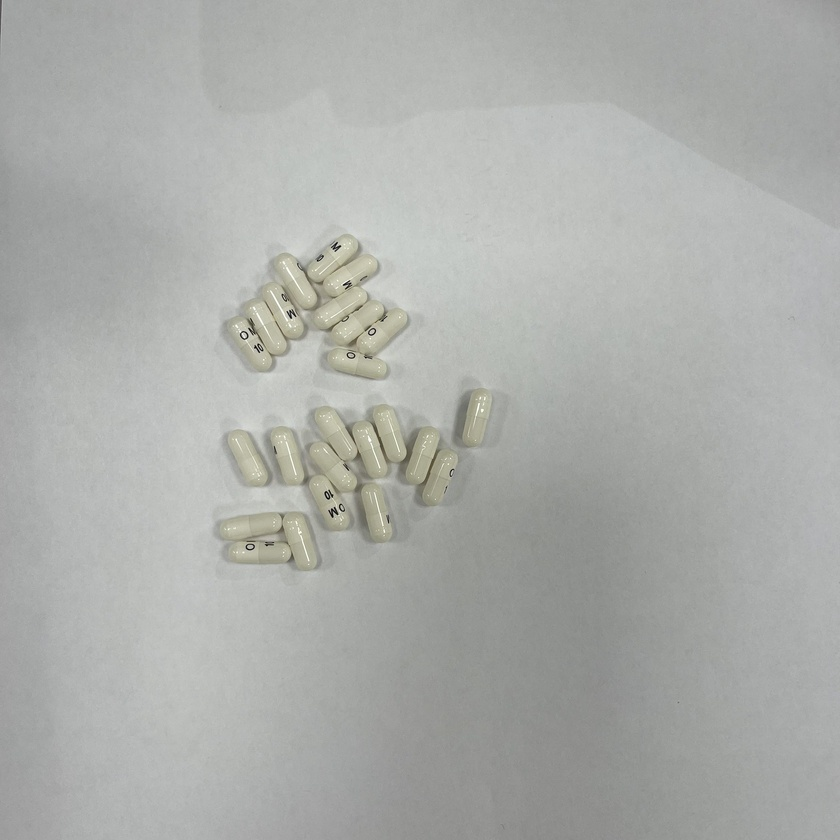
#> input picture dataset/pill19.jpg, 840 x 840 px, shrunk from 3024 x 3024 before the run, found by its file name
$ python edge_detection.py
#> lines starting #> are read from the running program, lines starting #| are printed output that depends on the picture; after the words box and inside, x2 and y2 are one past the last pixel; in counts of white or black regions, pixels touching at a corner belong together
import cv2
import numpy as np

import math
import matplotlib.pyplot as plt


def get_contours(img, img_copy):
    contours, hierarchy = cv2.findContours(img, cv2.RETR_EXTERNAL, cv2.CHAIN_APPROX_NONE)
    count = 0
    for cnt in contours:
        area = cv2.contourArea(cnt)

        if area > 1000:
            count += 1
            cv2.drawContours(img_copy, cnt, -1, (255, 0, 255), 3)
            peri = cv2.arcLength(cnt, True)  # True: contour is closed
            approx = cv2.approxPolyDP(cnt, 0.01 * peri, True)  # approx shape, gives points
            x, y, w, h = cv2.boundingRect(approx)
            cv2.rectangle(img_copy, (x, y), (x + w, y + h), (0, 255, 0), 3)

    cv2.putText(img_copy, f"Objects: {count}", (10, 30), cv2.FONT_HERSHEY_SIMPLEX, 1, (0, 0, 255), 2)
    cv2.imshow("contour detection", img_copy)
    cv2.waitKey(0)
    cv2.destroyAllWindows()


image = cv2.imread('datasets/pill19.jpg')
#> image is the input picture: shape (840, 840, 3); mean B, G, R 170.5, 173.7, 171.9

gray = cv2.cvtColor(image, cv2.COLOR_BGR2GRAY)

blurred = cv2.GaussianBlur(gray, (7, 7), 0)

canny = cv2.Canny(blurred, 5, 80)
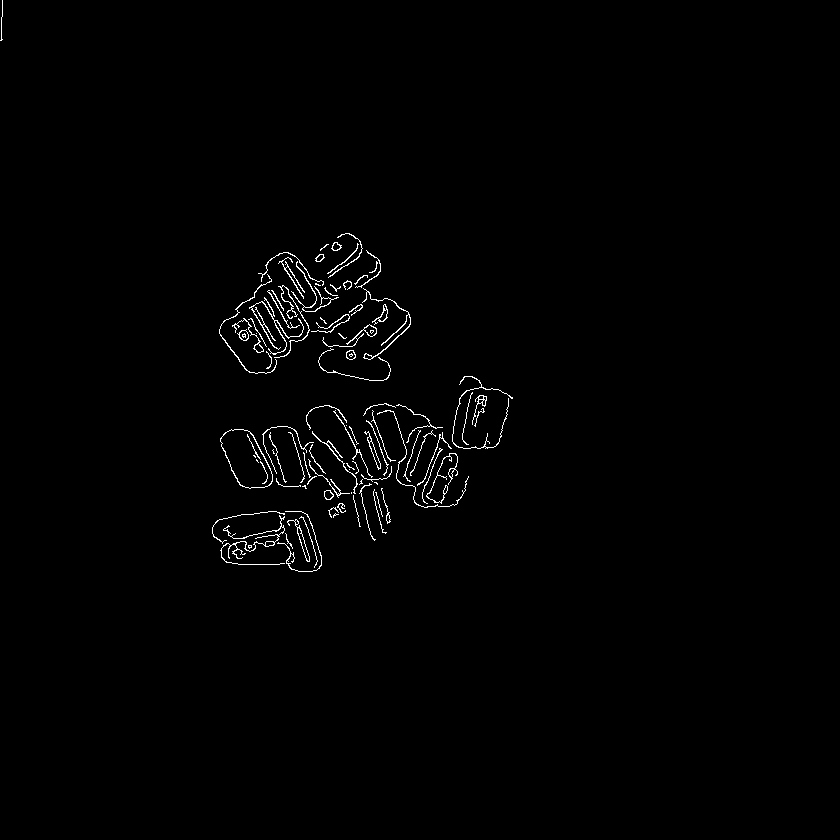
#> canny: shape (840, 840); 0.95% white in thin lines or dots, all inside (x1, y1, x2, y2) = (0, 0, 513, 572)
kernel = np.ones((5, 5))
diltated = cv2.dilate(canny, kernel, iterations=1)
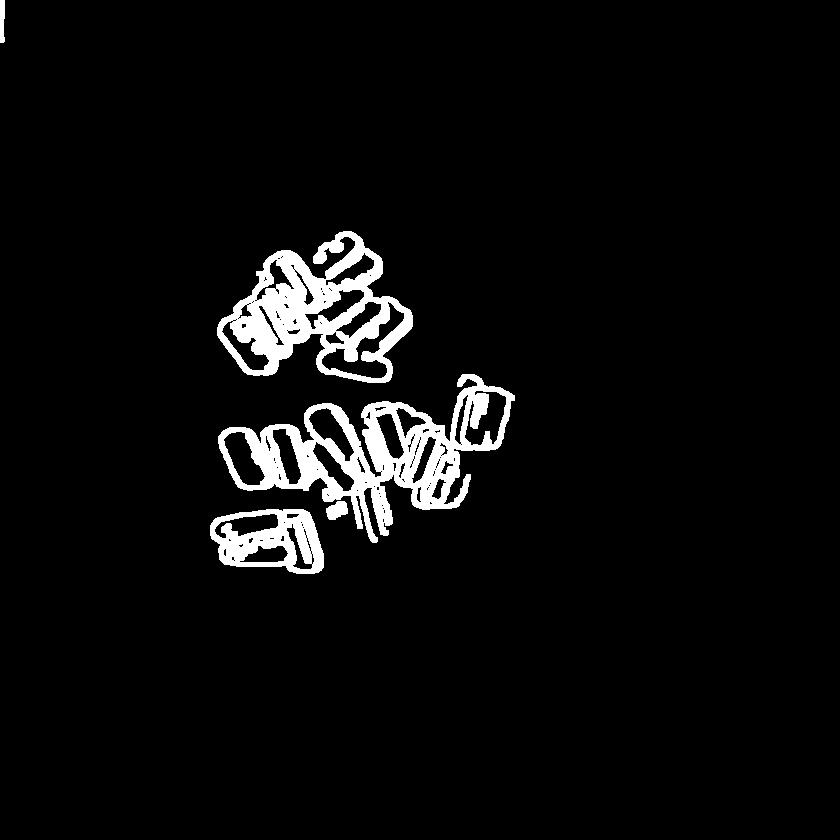
#> diltated: shape (840, 840); 4.6% white; 5 white regions

cv2.imshow("edge detection", diltated)
cv2.waitKey(0)
cv2.destroyAllWindows()

img_copy = image.copy()

get_contours(diltated, img_copy)
#> in get_contours, `contours, hierarchy = cv2.findContours(img, cv2.RETR_EXTERNAL, cv2.CHA..`: contours = 5 contours; box (x1, y1, x2, y2) and area: (218, 374, 515, 543) 21240, (217, 231, 413, 383) 17336, (210, 509, 324, 574) 5778, (326, 501, 348, 520) 265, (0, 0, 5, 43) 150
#> the loop in get_contours, `for cnt in contours:` made 5 passes
#> (area, peri, x, y, w, h) on passes 1, 3, 4: (5778.5, 327.1, 210, 509, 114, 65), (21239.5, 1634.4, 218, 374, 297, 169), (17335.5, 899.6, 217, 231, 196, 151)
#> after the loop in get_contours, `for cnt in contours:`:
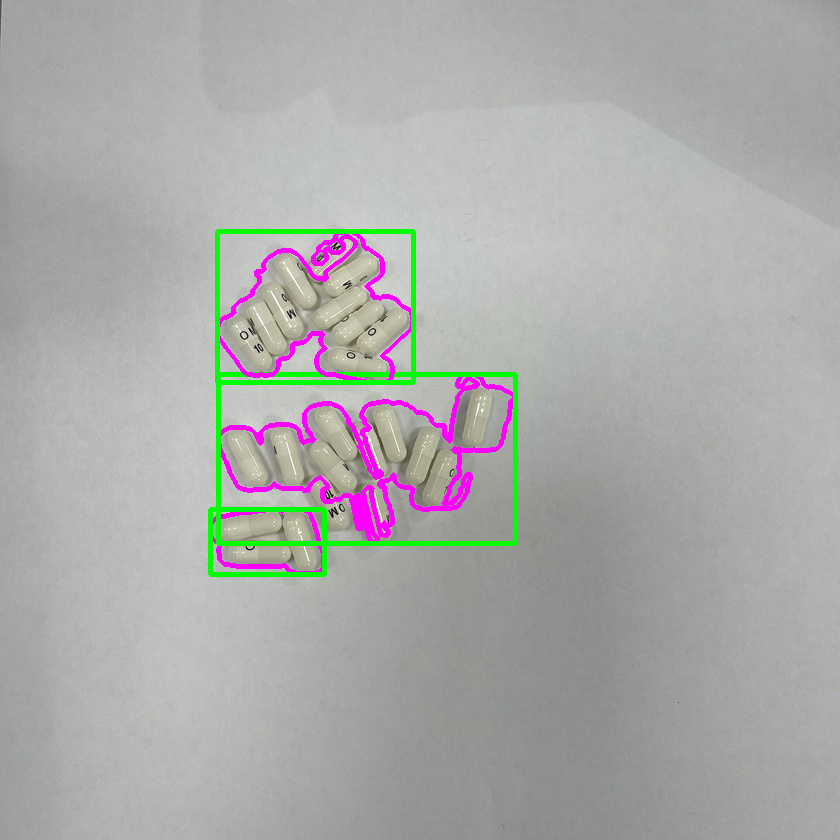
#> img_copy: shape (840, 840, 3); 2.91% of pixels changed, all inside (x1, y1, x2, y2) = (208, 229, 518, 577)
#> after the loop in get_contours, `for cnt in contours:`: count = 3
#> in get_contours, `cv2.putText(img_copy, f"Objects: {count}", (10, 30), cv2.FONT_HERSHEY_..`:
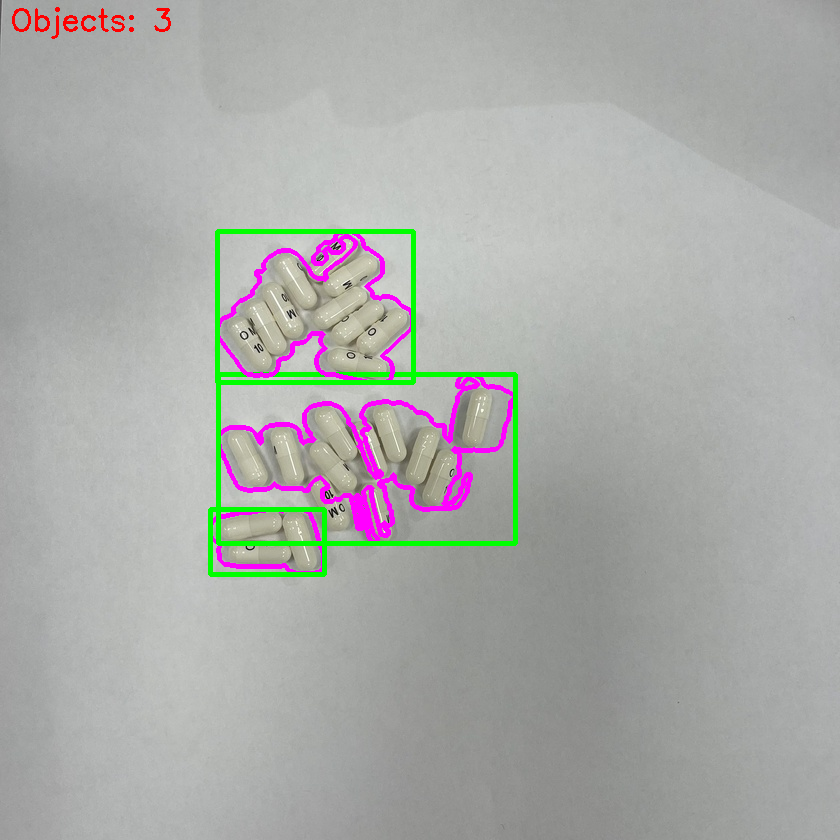
#> img_copy: shape (840, 840, 3); 0.16% of pixels changed, all inside (x1, y1, x2, y2) = (12, 7, 171, 39)

$ run again, with dataset/pill1.jpg copied over dataset/pill19.jpg
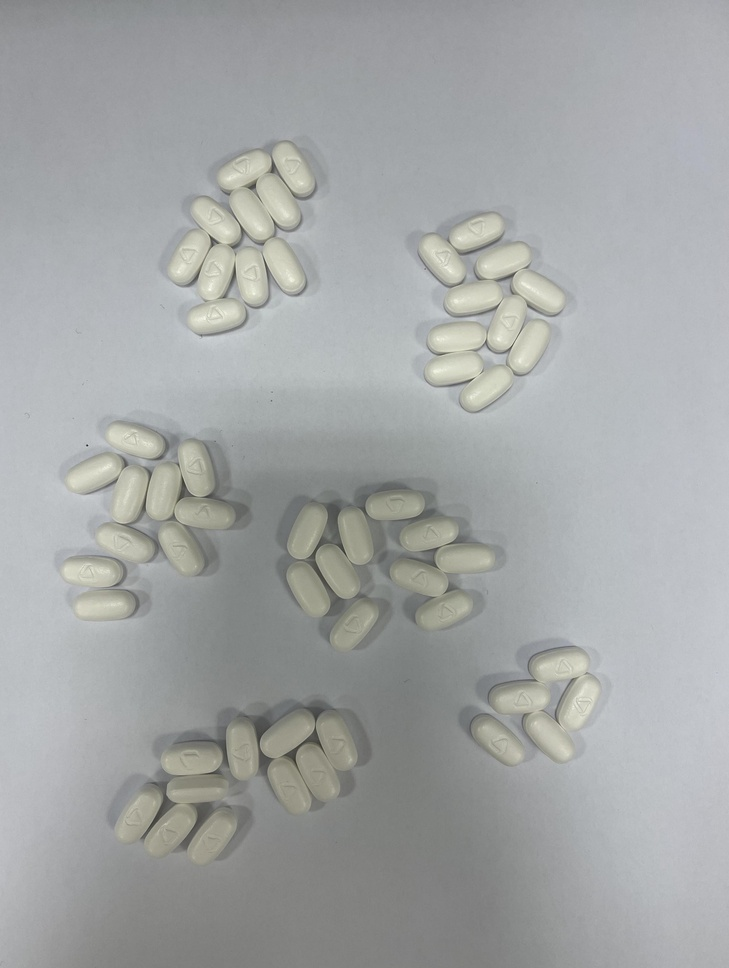
#> input picture dataset/pill1.jpg, 729 x 968 px, shrunk from 2900 x 3848 before the run, found by its file name
#> image is the input picture: shape (968, 729, 3); mean B, G, R 165.6, 165.7, 163.1
#> `canny = cv2.Canny(blurred, 5, 80)`:
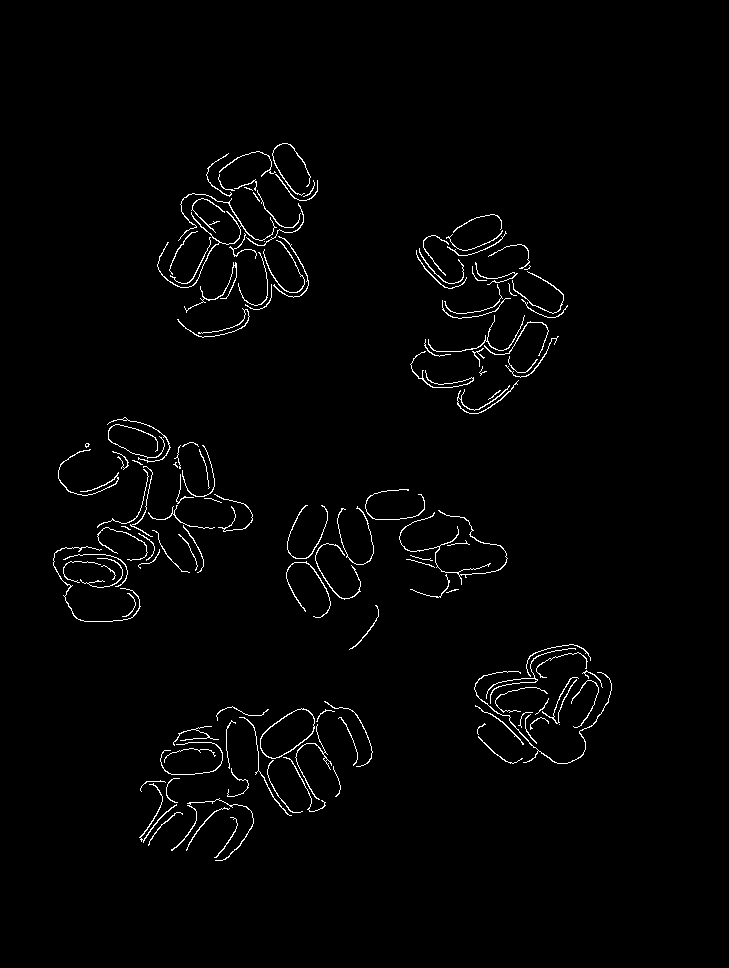
#> canny: shape (968, 729); 1.7% white in thin lines or dots, all inside (x1, y1, x2, y2) = (53, 143, 612, 861)
#> diltated: shape (968, 729); 8.5% white; 7 white regions
#> contours = 7 contours; box (x1, y1, x2, y2) and area: (155, 141, 320, 340) 18922, (51, 415, 255, 624) 17316, (408, 212, 570, 416) 16454, (137, 699, 375, 863) 13737, (472, 642, 614, 766) 11552, (284, 487, 510, 620) 10437, (347, 603, 381, 652) 343
#> the loop in get_contours, `for cnt in contours:` made 7 passes
#> (area, peri, x, y, w, h) on passes 1, 2, 4, 5, 6, 7: (13737, 2287.6, 139, 699, 224, 164), (11552, 686.2, 473, 646, 141, 120), (10437, 1558.9, 284, 492, 225, 128), (17315.5, 1661.5, 52, 420, 202, 201), (16454, 1217.3, 408, 212, 162, 204), (18922.5, 1148.5, 157, 142, 163, 195)
#> after the loop in get_contours, `for cnt in contours:`: count = 6
#> in get_contours, `cv2.putText(img_copy, f"Objects: {count}", (10, 30), cv2.FONT_HERSHEY_..`:
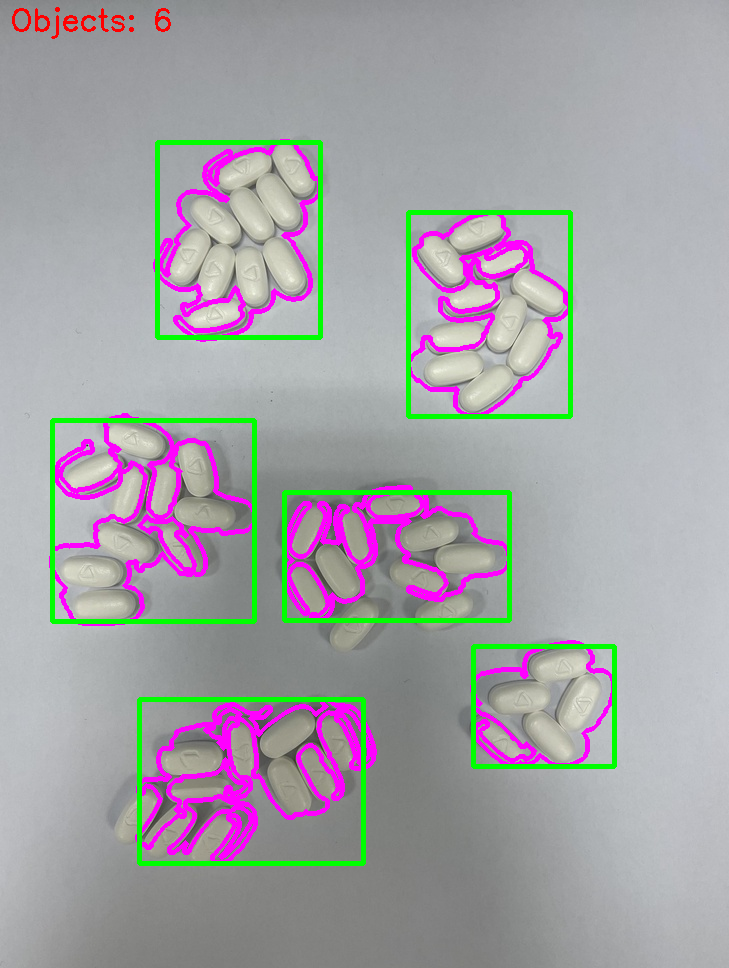
#> img_copy: shape (968, 729, 3); mean B, G, R 165.5, 161.1, 163.4

$ run again, with dataset/pill10.jpg copied over dataset/pill19.jpg
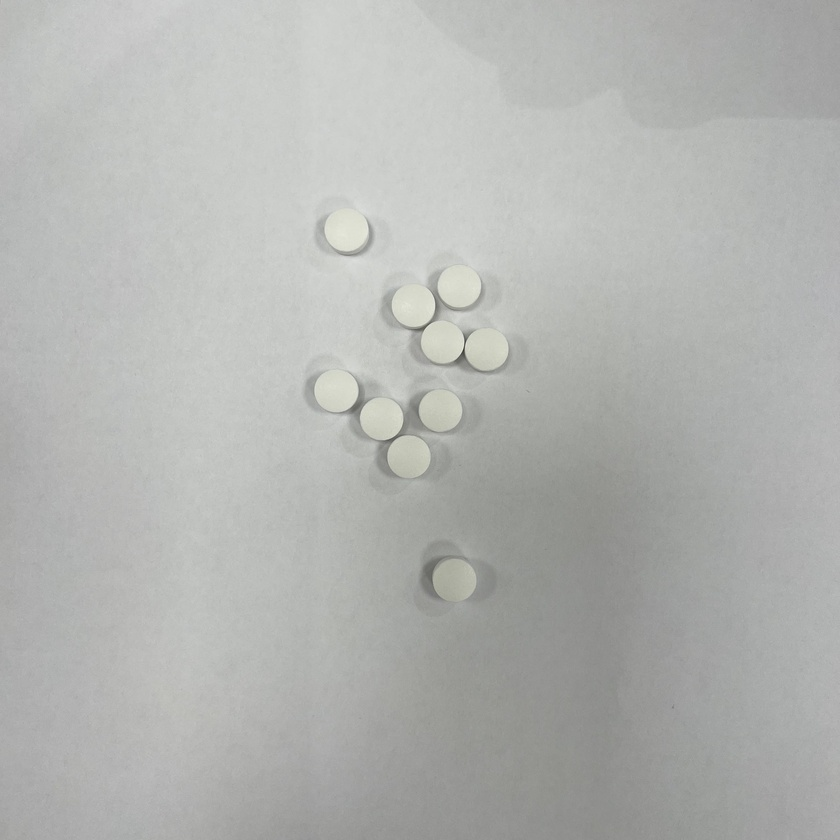
#> input picture dataset/pill10.jpg, 840 x 840 px, shrunk from 3024 x 3024 before the run, found by its file name
#> image is the input picture: shape (840, 840, 3); mean B, G, R 177.4, 180, 178.6
#> `canny = cv2.Canny(blurred, 5, 80)`:
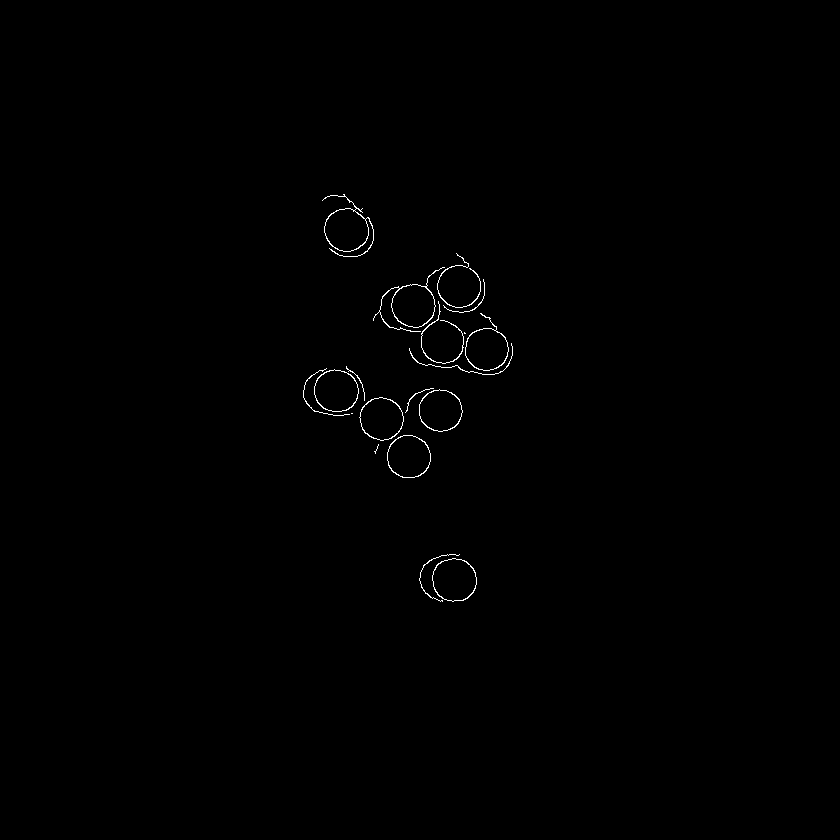
#> canny: shape (840, 840); 0.34% white in thin lines or dots, all inside (x1, y1, x2, y2) = (303, 194, 513, 602)
#> diltated: shape (840, 840); 1.8% white; 4 white regions
#> contours = 4 contours; box (x1, y1, x2, y2) and area: (371, 251, 515, 377) 10041, (301, 364, 465, 480) 8279, (417, 552, 479, 604) 2530, (320, 192, 376, 259) 2528
#> the loop in get_contours, `for cnt in contours:` made 4 passes
#> (area, peri, x, y, w, h) on passes 1 to 4: (2530, 193.2, 417, 552, 62, 52), (8279, 740.3, 301, 364, 164, 116), (10041, 563.9, 371, 251, 143, 126), (2527.5, 269.2, 320, 192, 56, 67)
#> after the loop in get_contours, `for cnt in contours:`: count = 4
#> in get_contours, `cv2.putText(img_copy, f"Objects: {count}", (10, 30), cv2.FONT_HERSHEY_..`:
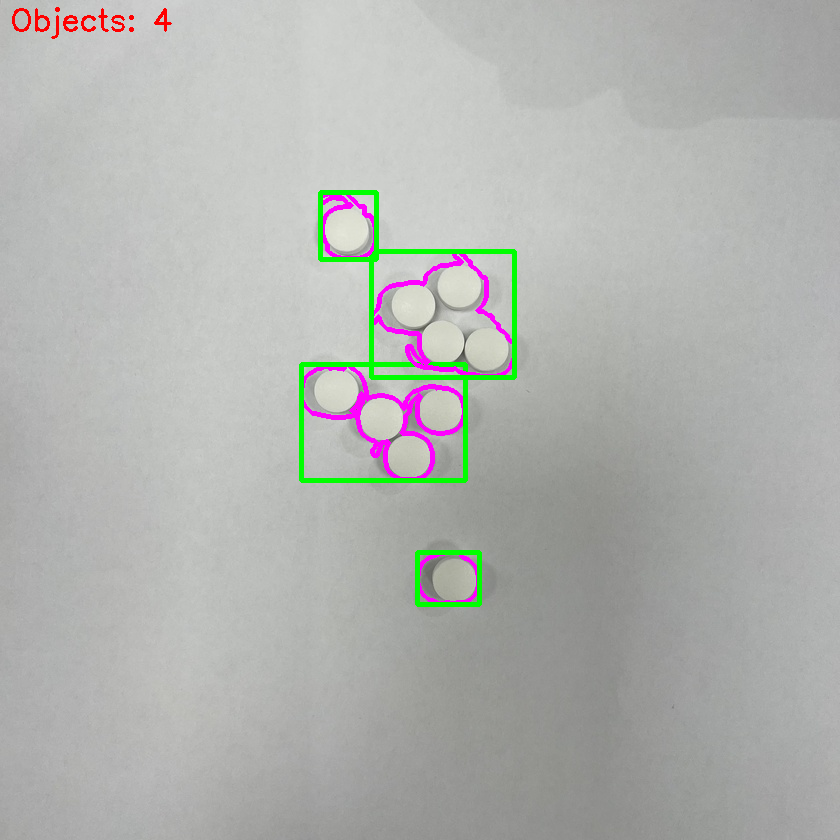
#> img_copy: shape (840, 840, 3); mean B, G, R 175.8, 178.9, 177.4
